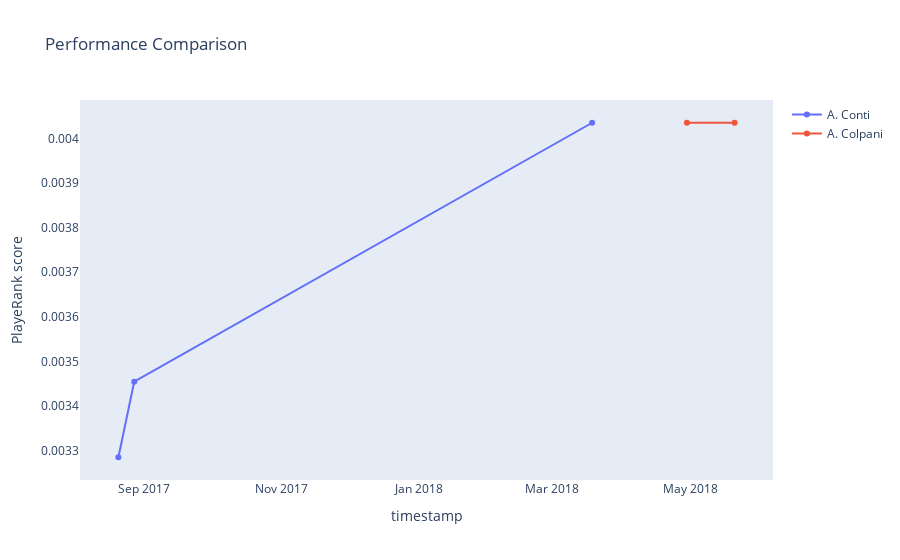

The cell this chart's notebook holds for it:
### Code cell
import ipywidgets as widgets
f_list = sorted(df_evolution["shortName"].drop_duplicates())
playerA = widgets.Dropdown(options=f_list)
playerB = widgets.Dropdown(options=f_list)
button = widgets.Button(description = "compare")
button.on_click(compare_player)
widgets.HBox([playerA,playerB, button])

### Figure 1 — Plotly figure (JSON) as saved in the notebook; plotly's stock layout.template omitted (floating-point values rounded to 4 significant figures)
{"data": [{"name": "A. Conti", "type": "scatter", "x": ["2018-03-18 14:00:00", "2017-08-27 18:45:00", "2017-08-20 18:45:00"], "y": [0.004035, 0.003455, 0.003285]}, {"name": "A. Colpani", "type": "scatter", "x": ["2018-05-20 16:00:00", "2018-04-29 13:00:00"], "y": [0.004035, 0.004035]}], "layout": {"showlegend": true, "title": {"text": "Performance Comparison"}, "xaxis": {"showgrid": false, "title": {"text": "timestamp"}, "zeroline": true, "zerolinewidth": 2}, "yaxis": {"showgrid": false, "title": {"text": "PlayeRank score"}, "zeroline": true}}}
